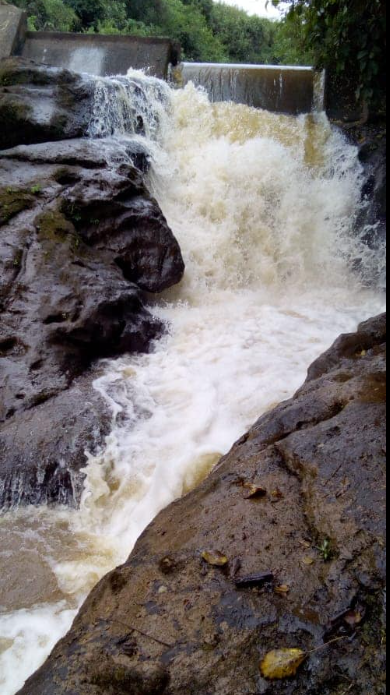
%> input picture project/img.PNG, 390 x 695 px
$ octave task2.m   (GNU Octave 9; MATLAB toolbox functions it lacks are replaced by stand-ins)
%> lines starting %> are read from the running program, lines starting %| are printed output that depends on the picture
%Image loading and displaying.
a = imread('/MATLAB Drive/img.PNG');
%> a is the input picture: size 695x390x3 uint8; mean R, G, B 113.4, 108.2, 106.7
imshow(a)
title("Original Image")


%Downsampling the original image

%downsampling factors
df = [2, 4, 8]

%looping through each of the factors
for i = 1:length(df)
    factor = df(i);

    new_image = a(1:factor:end, 1:factor:end, :) %downsampling the original image a

    figure;
    imshow(new_image)
    title(["Downsampled by " num2str(factor)])

end
%> this loop made 3 passes
%> pass 1, `new_image = a(1:factor:end, 1:factor:end, :)`:
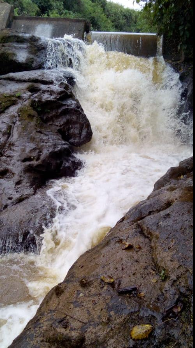
%> new_image: size 348x195x3 uint8; mean R, G, B 113.5, 108.2, 106.8
%> pass 2, `new_image = a(1:factor:end, 1:factor:end, :)`:
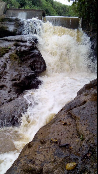
%> new_image: size 174x98x3 uint8; mean R, G, B 113.3, 108.1, 106.7
%> pass 3, `new_image = a(1:factor:end, 1:factor:end, :)`:
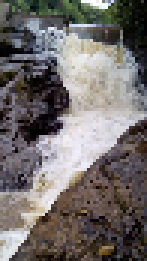
%> new_image: size 87x49x3 uint8 (shown 3 times larger); mean R, G, B 114, 108.8, 107.4
